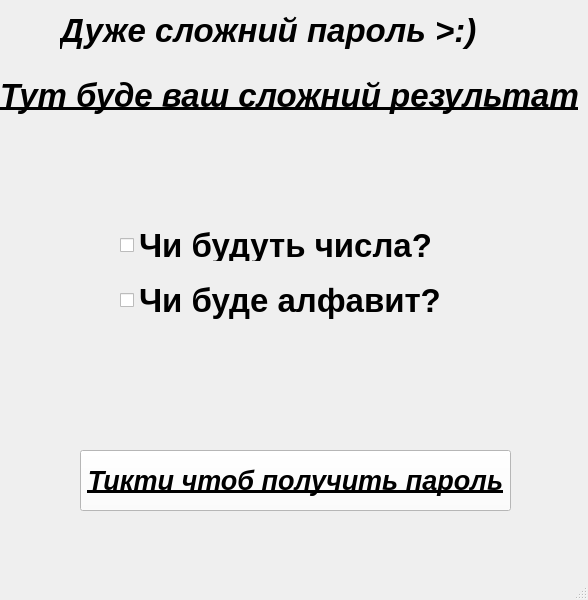
<?xml version="1.0" encoding="UTF-8"?>
<ui version="4.0">
 <class>MainWindow</class>
 <widget class="QMainWindow" name="MainWindow">
  <property name="geometry">
   <rect>
    <x>0</x>
    <y>0</y>
    <width>588</width>
    <height>600</height>
   </rect>
  </property>
  <property name="windowTitle">
   <string>MainWindow</string>
  </property>
  <widget class="QWidget" name="centralwidget">
   <widget class="QLabel" name="label">
    <property name="geometry">
     <rect>
      <x>60</x>
      <y>10</y>
      <width>471</width>
      <height>41</height>
     </rect>
    </property>
    <property name="font">
     <font>
      <pointsize>25</pointsize>
      <weight>75</weight>
      <italic>true</italic>
      <bold>true</bold>
      <underline>false</underline>
      <strikeout>false</strikeout>
      <kerning>true</kerning>
     </font>
    </property>
    <property name="locale">
     <locale language="Ukrainian" country="Ukraine"/>
    </property>
    <property name="text">
     <string>Дуже сложний пароль &gt;:)</string>
    </property>
   </widget>
   <widget class="QLabel" name="label_2">
    <property name="geometry">
     <rect>
      <x>0</x>
      <y>60</y>
      <width>581</width>
      <height>71</height>
     </rect>
    </property>
    <property name="font">
     <font>
      <pointsize>25</pointsize>
      <weight>75</weight>
      <italic>true</italic>
      <bold>true</bold>
      <underline>true</underline>
      <strikeout>false</strikeout>
     </font>
    </property>
    <property name="text">
     <string>Тут буде ваш сложний результат</string>
    </property>
   </widget>
   <widget class="QCheckBox" name="checkBox">
    <property name="geometry">
     <rect>
      <x>120</x>
      <y>230</y>
      <width>321</width>
      <height>31</height>
     </rect>
    </property>
    <property name="font">
     <font>
      <pointsize>25</pointsize>
      <weight>75</weight>
      <bold>true</bold>
     </font>
    </property>
    <property name="locale">
     <locale language="Ukrainian" country="Ukraine"/>
    </property>
    <property name="text">
     <string>Чи будуть числа?</string>
    </property>
   </widget>
   <widget class="QCheckBox" name="checkBox_2">
    <property name="geometry">
     <rect>
      <x>120</x>
      <y>280</y>
      <width>341</width>
      <height>41</height>
     </rect>
    </property>
    <property name="font">
     <font>
      <pointsize>25</pointsize>
      <weight>75</weight>
      <bold>true</bold>
     </font>
    </property>
    <property name="text">
     <string>Чи буде алфавит?</string>
    </property>
   </widget>
   <widget class="QPushButton" name="pushButton">
    <property name="geometry">
     <rect>
      <x>80</x>
      <y>450</y>
      <width>431</width>
      <height>61</height>
     </rect>
    </property>
    <property name="font">
     <font>
      <pointsize>20</pointsize>
      <weight>75</weight>
      <italic>true</italic>
      <bold>true</bold>
      <underline>true</underline>
     </font>
    </property>
    <property name="accessibleDescription">
     <string/>
    </property>
    <property name="autoFillBackground">
     <bool>false</bool>
    </property>
    <property name="styleSheet">
     <string notr="true">background-color: white</string>
    </property>
    <property name="locale">
     <locale language="Ukrainian" country="Ukraine"/>
    </property>
    <property name="text">
     <string>Тикти чтоб получить пароль</string>
    </property>
   </widget>
  </widget>
  <widget class="QMenuBar" name="menubar">
   <property name="geometry">
    <rect>
     <x>0</x>
     <y>0</y>
     <width>588</width>
     <height>21</height>
    </rect>
   </property>
  </widget>
  <widget class="QStatusBar" name="statusbar"/>
 </widget>
 <resources/>
 <connections/>
</ui>
